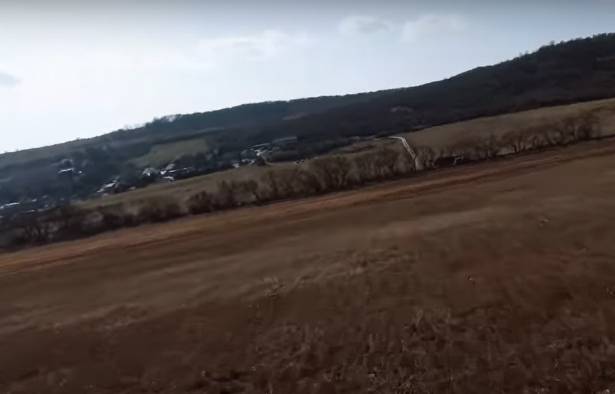
#> input picture Prometheus/subo_cam/Horizon_detection/img2.jpg, 1229 x 788 px (shown at 1/2 size)
$ jupyter execute Suborbitals_horizon_detection_step_by_step.ipynb
#> lines starting #> are read from the running program, lines starting #| are printed output that depends on the picture; after the words box and inside, x2 and y2 are one past the last pixel; in counts of white or black regions, pixels touching at a corner belong together; long printed decimals are rounded
[cell 1]
# import libraries
import numpy as np
import matplotlib.pyplot as plt
import cv2

# read image
img = cv2.imread('img2.jpg', cv2.COLOR_RGB2BGR)
#> img is the input picture: shape (788, 1229, 3); mean B, G, R 87.5, 89.3, 97
plt.imshow(img)

[cell 2]
# get RGB channels
blue, green, red = cv2.split(img)
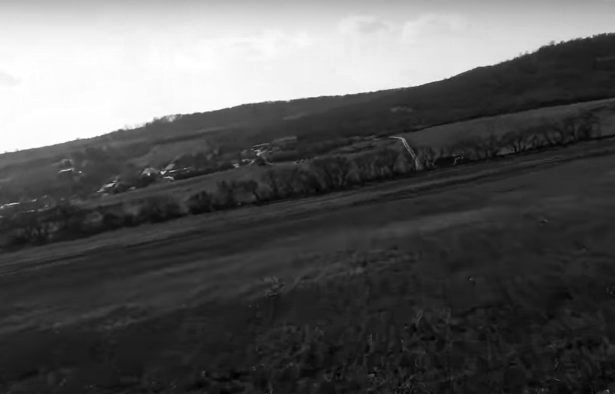
#> blue: shape (788, 1229) (shown at 1/2 size); min 0, max 255, mean 87.5
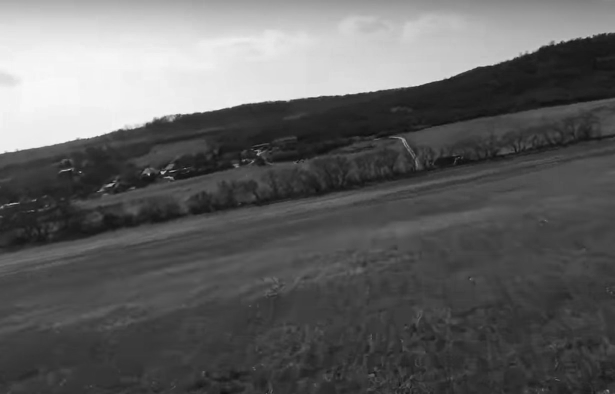
#> red: shape (788, 1229) (shown at 1/2 size); min 8, max 249, mean 97
zeros = np.zeros(blue.shape, np.uint8)

blueBGR = cv2.merge((zeros, zeros, blue))
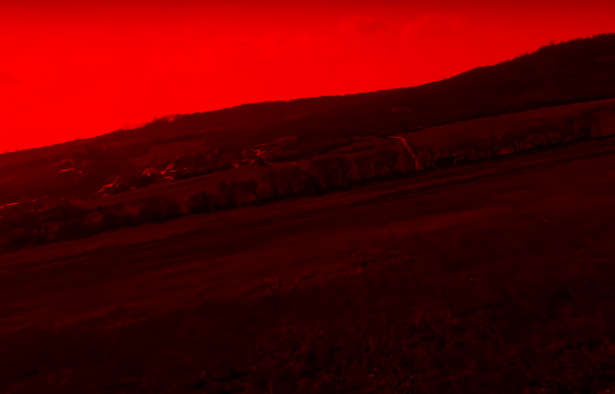
#> blueBGR: shape (788, 1229, 3) (shown at 1/2 size); mean of channels 0, 1, 2 0, 0, 87.5; drawn as B, G, R
greenBGR = cv2.merge((zeros, green, zeros))
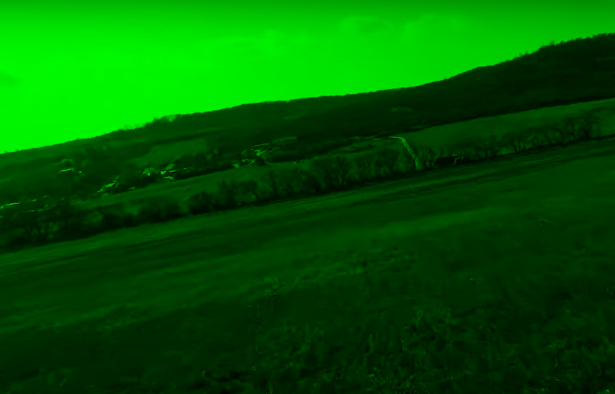
#> greenBGR: shape (788, 1229, 3) (shown at 1/2 size); mean of channels 0, 1, 2 0, 89.3, 0; drawn as B, G, R
redBGR = cv2.merge((red, zeros, zeros))
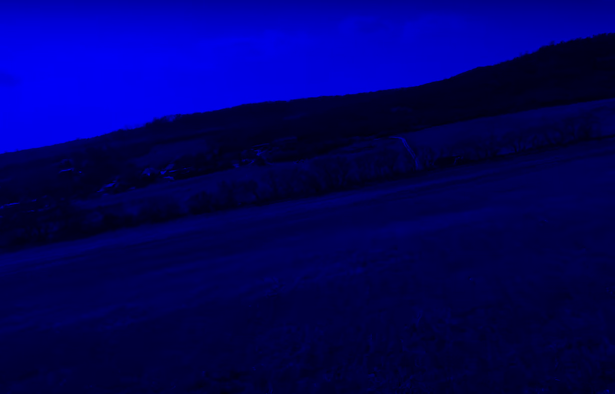
#> redBGR: shape (788, 1229, 3) (shown at 1/2 size); mean of channels 0, 1, 2 97, 0, 0; drawn as B, G, R

f, axes = plt.subplots(1, 3, figsize=(16, 9))
axes[0].imshow(blueBGR)
axes[1].imshow(greenBGR)
axes[2].imshow(redBGR)

[cell 3]
# gaussian smoothing
blueBGR_g = cv2.GaussianBlur(blueBGR, (5, 5), cv2.BORDER_DEFAULT)
greenBGR_g = cv2.GaussianBlur(greenBGR, (5, 5), cv2.BORDER_DEFAULT)
redBGR_g = cv2.GaussianBlur(redBGR, (5, 5), cv2.BORDER_DEFAULT)

f, axes = plt.subplots(1, 3, figsize=(16, 9))
axes[0].imshow(blueBGR_g)
axes[1].imshow(greenBGR_g)
axes[2].imshow(redBGR_g)

[cell 4]
# edge detection (canny)
blueBGR_c = cv2.Canny(blueBGR_g, 30, 40)
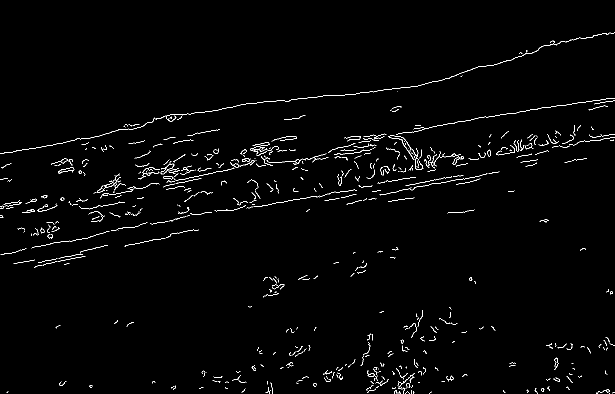
#> blueBGR_c: shape (788, 1229) (shown at 1/2 size); 1.4% white in thin lines or dots
greenBGR_c = cv2.Canny(greenBGR_g, 30, 40)
#> greenBGR_c: shape (788, 1229); 1.5% white in thin lines or dots
redBGR_c = cv2.Canny(redBGR_g, 30, 40)
#> redBGR_c: shape (788, 1229); 1.5% white in thin lines or dots

f, axes = plt.subplots(1, 3, figsize=(16, 9))
axes[0].imshow(blueBGR_c)
axes[1].imshow(greenBGR_c)
axes[2].imshow(redBGR_c)

[cell 5]
# dilation
blueBGR_d = cv2.dilate(blueBGR_c, np.ones((5, 5), np.uint8), iterations = 1)
#> blueBGR_d: shape (788, 1229); 8.5% white; 188 white regions, largest, box (x1, y1, x2, y2) and area: (269, 194, 1229, 387) 17069, (0, 63, 1229, 310) 8239, (427, 357, 716, 425) 2702
greenBGR_d = cv2.dilate(greenBGR_c, np.ones((5, 5), np.uint8), iterations = 1)
#> greenBGR_d: shape (788, 1229); 8.6% white; 189 white regions, largest, box (x1, y1, x2, y2) and area: (184, 193, 1229, 400) 20550, (0, 63, 1229, 310) 8343, (427, 357, 749, 425) 2917
redBGR_d = cv2.dilate(redBGR_c, np.ones((5, 5), np.uint8), iterations = 1)
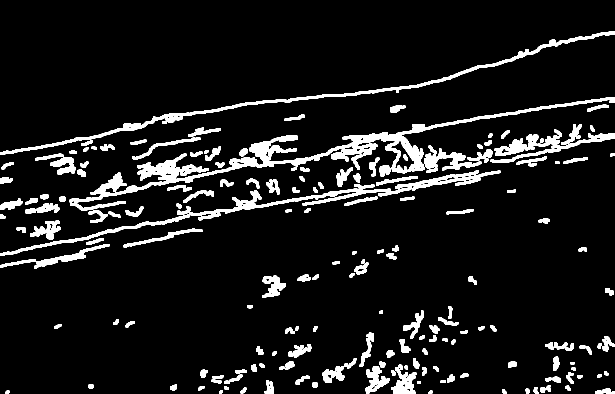
#> redBGR_d: shape (788, 1229) (shown at 1/2 size); 8.8% white; 181 white regions, largest, box (x1, y1, x2, y2) and area: (139, 194, 1229, 421) 19803, (0, 341, 1001, 512) 9779, (0, 63, 1229, 310) 8253

f, axes = plt.subplots(1, 3, figsize=(16, 9))
axes[0].imshow(blueBGR_d)
axes[1].imshow(greenBGR_d)
axes[2].imshow(redBGR_d)

[cell 6]
# combine edge detected channels
img2 = cv2.merge((blueBGR_d, greenBGR_d, redBGR_d))
plt.imshow(img2)

[cell 7]
# mask combined with the blue channel
masked = cv2.bitwise_and(img2, img2, mask = blueBGR_c)
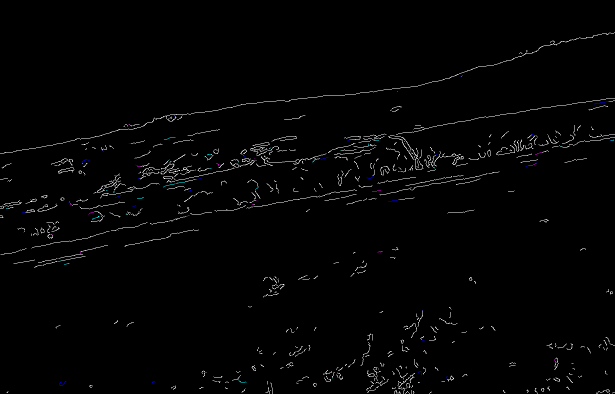
#> masked: shape (788, 1229, 3) (shown at 1/2 size); mean of channels 0, 1, 2 3.7, 3.6, 3.6; drawn as B, G, R
plt.imshow(masked)

[cell 8]
# dilation again
dilated = cv2.dilate(masked, np.ones((5, 5), np.uint8), iterations = 1)
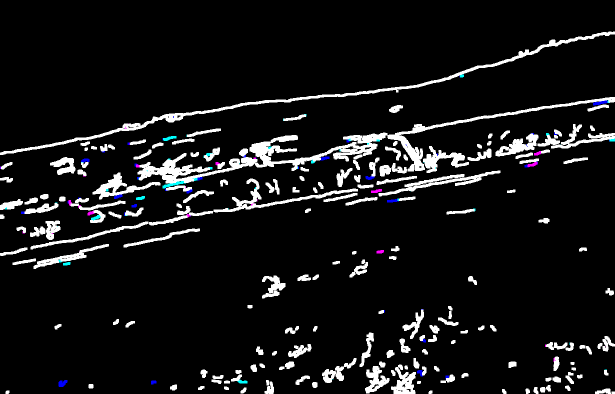
#> dilated: shape (788, 1229, 3) (shown at 1/2 size); mean of channels 0, 1, 2 21.7, 21, 20.9; drawn as B, G, R
plt.imshow(dilated)

[cell 9]
# Hough transform - grayscale before transformation
img = cv2.imread('img2.jpg', cv2.COLOR_RGB2BGR)
gray = cv2.cvtColor(dilated, cv2.COLOR_BGR2GRAY)

# Hough transform
for i in range(1500, 0, -50):
    lines = cv2.HoughLines(gray, 1, np.pi/180, i)
    if lines is not None:
        break
        print(lines)
#> this loop made 17 passes
#> lines on pass 17: [[499, 1.36], [402, 1.4], [427, 1.36]]

for i in range(0, len(lines)):
    rho = lines[i][0][0]
    theta = lines[i][0][1]
    a = np.cos(theta)
    b = np.sin(theta)
    x0 = a * rho
    y0 = b * rho
    pt1 = (int(x0 + 1000 * (-b)), int(y0 + 1000 * (a)))
    pt2 = (int(x0 - 1000 * (-b)), int(y0 - 1000 * (a)))
    cv2.line(img, pt1, pt2, (255, 0, 0), 3, cv2.LINE_AA)
#> this loop made 3 passes
#> (rho, theta, a, b, x0, y0, pt1, pt2) on passes 1 to 3: (499, 1.36, 0.208, 0.978, 103.7, 488.1, (-874, 696), (1081, 280)), (402, 1.4, 0.174, 0.985, 69.81, 395.9, (-915, 569), (1054, 222)), (427, 1.36, 0.208, 0.978, 88.78, 417.7, (-889, 625), (1066, 209))
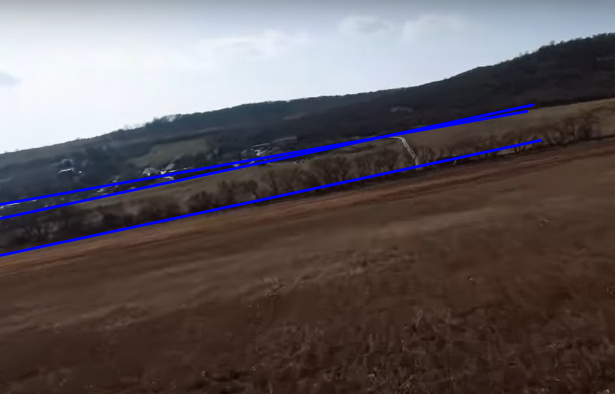
#> img: shape (788, 1229, 3) (shown at 1/2 size); 2.2% of pixels changed, all inside (x1, y1, x2, y2) = (0, 206, 1085, 514)

print("Angle: ", (sum(lines)/len(lines))[0][1])
#| Angle:  1.373
plt.imshow(img)
